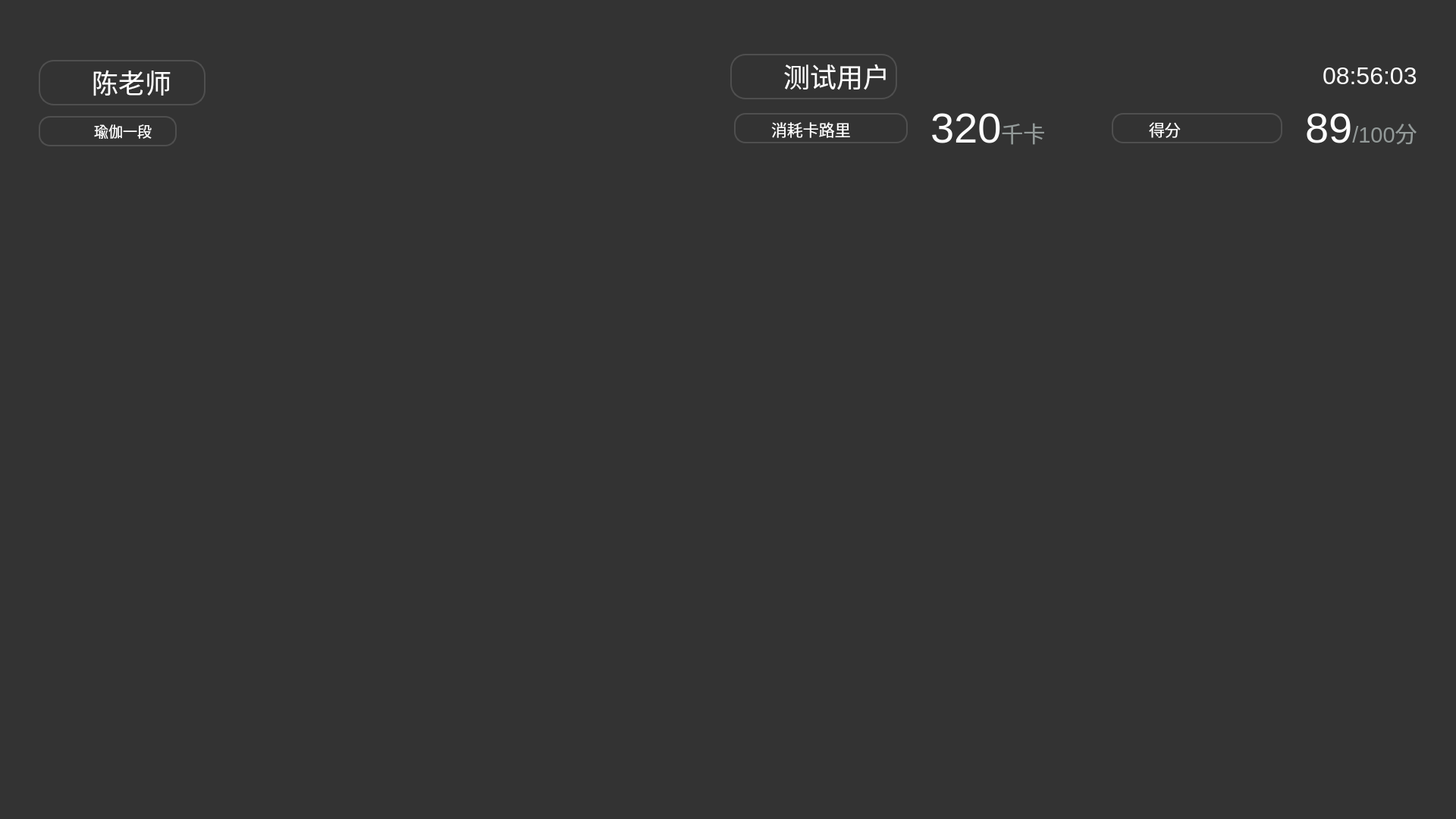
<?xml version="1.0" encoding="UTF-8"?>
<ui version="4.0">
 <class>Dialog</class>
 <widget class="QDialog" name="Dialog">
  <property name="geometry">
   <rect>
    <x>0</x>
    <y>0</y>
    <width>1920</width>
    <height>1080</height>
   </rect>
  </property>
  <property name="sizePolicy">
   <sizepolicy hsizetype="Expanding" vsizetype="Expanding">
    <horstretch>0</horstretch>
    <verstretch>0</verstretch>
   </sizepolicy>
  </property>
  <property name="windowTitle">
   <string>Dialog</string>
  </property>
  <property name="styleSheet">
   <string notr="true">background-color: rgb(51, 51, 51);</string>
  </property>
  <layout class="QGridLayout" name="gridLayout_2" rowstretch="1,6">
   <property name="sizeConstraint">
    <enum>QLayout::SetDefaultConstraint</enum>
   </property>
   <item row="0" column="0">
    <layout class="QVBoxLayout" name="verticalLayout">
     <item>
      <layout class="QHBoxLayout" name="horizontalLayout_3">
       <property name="spacing">
        <number>0</number>
       </property>
       <property name="leftMargin">
        <number>40</number>
       </property>
       <property name="topMargin">
        <number>60</number>
       </property>
       <item>
        <widget class="QWidget" name="widget" native="true">
         <property name="minimumSize">
          <size>
           <width>220</width>
           <height>60</height>
          </size>
         </property>
         <property name="maximumSize">
          <size>
           <width>220</width>
           <height>60</height>
          </size>
         </property>
         <property name="styleSheet">
          <string notr="true">border:2px solid;
border-radius:20%;
border-color:#4f4f4f</string>
         </property>
         <layout class="QHBoxLayout" name="horizontalLayout_11">
          <property name="spacing">
           <number>15</number>
          </property>
          <property name="leftMargin">
           <number>5</number>
          </property>
          <property name="topMargin">
           <number>0</number>
          </property>
          <property name="rightMargin">
           <number>0</number>
          </property>
          <property name="bottomMargin">
           <number>0</number>
          </property>
          <item>
           <widget class="QLabel" name="tech_icon">
            <property name="minimumSize">
             <size>
              <width>50</width>
              <height>50</height>
             </size>
            </property>
            <property name="maximumSize">
             <size>
              <width>50</width>
              <height>50</height>
             </size>
            </property>
            <property name="baseSize">
             <size>
              <width>60</width>
              <height>60</height>
             </size>
            </property>
            <property name="styleSheet">
             <string notr="true">border-image: url(:/img/AR教学视频v1.0/assets/finish_icon_score.png.png);
border:NONE
</string>
            </property>
            <property name="text">
             <string/>
            </property>
           </widget>
          </item>
          <item alignment="Qt::AlignLeft">
           <widget class="QLabel" name="tech_name">
            <property name="minimumSize">
             <size>
              <width>120</width>
              <height>55</height>
             </size>
            </property>
            <property name="maximumSize">
             <size>
              <width>120</width>
              <height>55</height>
             </size>
            </property>
            <property name="styleSheet">
             <string notr="true">border:NONE
</string>
            </property>
            <property name="text">
             <string>&lt;html&gt;&lt;head/&gt;&lt;body&gt;&lt;p&gt;&lt;span style=&quot; font-size:26pt; color:#ffffff;&quot;&gt;陈老师&lt;/span&gt;&lt;/p&gt;&lt;/body&gt;&lt;/html&gt;</string>
            </property>
            <property name="textFormat">
             <enum>Qt::RichText</enum>
            </property>
            <property name="alignment">
             <set>Qt::AlignLeading|Qt::AlignLeft|Qt::AlignVCenter</set>
            </property>
            <property name="margin">
             <number>5</number>
            </property>
           </widget>
          </item>
         </layout>
        </widget>
       </item>
       <item>
        <spacer name="horizontalSpacer">
         <property name="orientation">
          <enum>Qt::Horizontal</enum>
         </property>
         <property name="sizeType">
          <enum>QSizePolicy::Expanding</enum>
         </property>
         <property name="sizeHint" stdset="0">
          <size>
           <width>5</width>
           <height>10</height>
          </size>
         </property>
        </spacer>
       </item>
      </layout>
     </item>
     <item>
      <layout class="QHBoxLayout" name="horizontalLayout_4">
       <property name="leftMargin">
        <number>40</number>
       </property>
       <property name="topMargin">
        <number>0</number>
       </property>
       <property name="bottomMargin">
        <number>0</number>
       </property>
       <item>
        <widget class="QWidget" name="widget_2" native="true">
         <property name="minimumSize">
          <size>
           <width>182</width>
           <height>40</height>
          </size>
         </property>
         <property name="maximumSize">
          <size>
           <width>182</width>
           <height>40</height>
          </size>
         </property>
         <property name="styleSheet">
          <string notr="true">border:2px solid;
border-radius:15px;
border-color:#4f4f4f;</string>
         </property>
         <layout class="QHBoxLayout" name="horizontalLayout_12">
          <property name="spacing">
           <number>15</number>
          </property>
          <property name="leftMargin">
           <number>10</number>
          </property>
          <property name="topMargin">
           <number>0</number>
          </property>
          <property name="rightMargin">
           <number>0</number>
          </property>
          <property name="bottomMargin">
           <number>0</number>
          </property>
          <item>
           <widget class="QLabel" name="course_icon">
            <property name="minimumSize">
             <size>
              <width>30</width>
              <height>30</height>
             </size>
            </property>
            <property name="maximumSize">
             <size>
              <width>30</width>
              <height>30</height>
             </size>
            </property>
            <property name="styleSheet">
             <string notr="true">image: url(:/img/AR教学视频v1.0/assets/play page_Yoga.png.png);
border:NONE;
</string>
            </property>
            <property name="text">
             <string/>
            </property>
           </widget>
          </item>
          <item>
           <widget class="QLabel" name="course_name">
            <property name="minimumSize">
             <size>
              <width>100</width>
              <height>30</height>
             </size>
            </property>
            <property name="maximumSize">
             <size>
              <width>100</width>
              <height>30</height>
             </size>
            </property>
            <property name="styleSheet">
             <string notr="true">border:NONE;</string>
            </property>
            <property name="text">
             <string>&lt;html&gt;&lt;head/&gt;&lt;body&gt;&lt;p&gt;&lt;span style=&quot; font-size:14pt; color:#fff;&quot;&gt;瑜伽一段&lt;/span&gt;&lt;/p&gt;&lt;/body&gt;&lt;/html&gt;</string>
            </property>
            <property name="alignment">
             <set>Qt::AlignLeading|Qt::AlignLeft|Qt::AlignVCenter</set>
            </property>
           </widget>
          </item>
         </layout>
        </widget>
       </item>
       <item>
        <spacer name="horizontalSpacer_2">
         <property name="orientation">
          <enum>Qt::Horizontal</enum>
         </property>
         <property name="sizeType">
          <enum>QSizePolicy::Expanding</enum>
         </property>
         <property name="sizeHint" stdset="0">
          <size>
           <width>0</width>
           <height>10</height>
          </size>
         </property>
        </spacer>
       </item>
      </layout>
     </item>
    </layout>
   </item>
   <item row="0" column="1">
    <layout class="QGridLayout" name="gridLayout">
     <item row="0" column="1">
      <layout class="QHBoxLayout" name="horizontalLayout_10">
       <property name="topMargin">
        <number>60</number>
       </property>
       <property name="rightMargin">
        <number>40</number>
       </property>
       <item alignment="Qt::AlignRight">
        <widget class="QLabel" name="time">
         <property name="text">
          <string>&lt;html&gt;&lt;head/&gt;&lt;body&gt;&lt;p&gt;&lt;span style=&quot; font-size:24pt; color:#ffffff;&quot;&gt;08:56:03&lt;/span&gt;&lt;/p&gt;&lt;/body&gt;&lt;/html&gt;</string>
         </property>
        </widget>
       </item>
      </layout>
     </item>
     <item row="1" column="0">
      <layout class="QHBoxLayout" name="horizontalLayout_7">
       <property name="spacing">
        <number>30</number>
       </property>
       <property name="leftMargin">
        <number>5</number>
       </property>
       <property name="bottomMargin">
        <number>0</number>
       </property>
       <item>
        <widget class="QWidget" name="widget_4" native="true">
         <property name="minimumSize">
          <size>
           <width>240</width>
           <height>40</height>
          </size>
         </property>
         <property name="maximumSize">
          <size>
           <width>240</width>
           <height>40</height>
          </size>
         </property>
         <property name="styleSheet">
          <string notr="true">border:2px solid;
border-radius:15px;
border-color:#4f4f4f;</string>
         </property>
         <layout class="QHBoxLayout" name="horizontalLayout_14">
          <property name="spacing">
           <number>10</number>
          </property>
          <property name="sizeConstraint">
           <enum>QLayout::SetMinimumSize</enum>
          </property>
          <property name="leftMargin">
           <number>9</number>
          </property>
          <property name="topMargin">
           <number>0</number>
          </property>
          <property name="rightMargin">
           <number>0</number>
          </property>
          <property name="bottomMargin">
           <number>0</number>
          </property>
          <item>
           <widget class="QLabel" name="cal_icon">
            <property name="minimumSize">
             <size>
              <width>30</width>
              <height>30</height>
             </size>
            </property>
            <property name="maximumSize">
             <size>
              <width>30</width>
              <height>30</height>
             </size>
            </property>
            <property name="statusTip">
             <string notr="true"/>
            </property>
            <property name="styleSheet">
             <string notr="true">image: url(:/img/AR教学视频v1.0/assets/finish_icon_calories.png.png);
border:NONE;
</string>
            </property>
            <property name="lineWidth">
             <number>0</number>
            </property>
            <property name="midLineWidth">
             <number>0</number>
            </property>
            <property name="text">
             <string/>
            </property>
            <property name="alignment">
             <set>Qt::AlignCenter</set>
            </property>
            <property name="wordWrap">
             <bool>false</bool>
            </property>
            <property name="margin">
             <number>5</number>
            </property>
           </widget>
          </item>
          <item alignment="Qt::AlignLeft">
           <widget class="QLabel" name="label_11">
            <property name="minimumSize">
             <size>
              <width>150</width>
              <height>30</height>
             </size>
            </property>
            <property name="maximumSize">
             <size>
              <width>150</width>
              <height>30</height>
             </size>
            </property>
            <property name="styleSheet">
             <string notr="true">border:NONE;</string>
            </property>
            <property name="text">
             <string>&lt;html&gt;&lt;head/&gt;&lt;body&gt;&lt;p&gt;&lt;span style=&quot; font-size:16pt; color:#ffffff;&quot;&gt;消耗卡路里&lt;/span&gt;&lt;/p&gt;&lt;/body&gt;&lt;/html&gt;</string>
            </property>
            <property name="alignment">
             <set>Qt::AlignLeading|Qt::AlignLeft|Qt::AlignVCenter</set>
            </property>
           </widget>
          </item>
         </layout>
        </widget>
       </item>
       <item>
        <widget class="QLabel" name="cal_num">
         <property name="text">
          <string>&lt;html&gt;&lt;head/&gt;&lt;body&gt;&lt;p&gt;&lt;span style=&quot; font-size:42pt; color:#fff;&quot;&gt;320&lt;/span&gt;&lt;span style=&quot; font-size:22pt; color:#939a99;&quot;&gt;千卡&lt;/span&gt;&lt;/p&gt;&lt;/body&gt;&lt;/html&gt;</string>
         </property>
        </widget>
       </item>
      </layout>
     </item>
     <item row="0" column="0">
      <layout class="QHBoxLayout" name="horizontalLayout_5">
       <property name="spacing">
        <number>0</number>
       </property>
       <property name="leftMargin">
        <number>0</number>
       </property>
       <property name="topMargin">
        <number>60</number>
       </property>
       <item>
        <widget class="QWidget" name="widget_3" native="true">
         <property name="minimumSize">
          <size>
           <width>220</width>
           <height>60</height>
          </size>
         </property>
         <property name="maximumSize">
          <size>
           <width>220</width>
           <height>60</height>
          </size>
         </property>
         <property name="styleSheet">
          <string notr="true">border:2px solid;
border-radius:20%;
border-color:#4f4f4f</string>
         </property>
         <layout class="QHBoxLayout" name="horizontalLayout_13">
          <property name="spacing">
           <number>15</number>
          </property>
          <property name="leftMargin">
           <number>5</number>
          </property>
          <property name="topMargin">
           <number>0</number>
          </property>
          <property name="rightMargin">
           <number>0</number>
          </property>
          <property name="bottomMargin">
           <number>0</number>
          </property>
          <item>
           <widget class="QLabel" name="user_icon">
            <property name="minimumSize">
             <size>
              <width>50</width>
              <height>50</height>
             </size>
            </property>
            <property name="maximumSize">
             <size>
              <width>50</width>
              <height>50</height>
             </size>
            </property>
            <property name="baseSize">
             <size>
              <width>60</width>
              <height>60</height>
             </size>
            </property>
            <property name="styleSheet">
             <string notr="true">border-image: url(:/img/AR教学视频v1.0/res/user_icon.jpg);
border:NONE;</string>
            </property>
            <property name="text">
             <string/>
            </property>
           </widget>
          </item>
          <item alignment="Qt::AlignLeft|Qt::AlignVCenter">
           <widget class="QLabel" name="user_name">
            <property name="minimumSize">
             <size>
              <width>120</width>
              <height>55</height>
             </size>
            </property>
            <property name="maximumSize">
             <size>
              <width>145</width>
              <height>55</height>
             </size>
            </property>
            <property name="styleSheet">
             <string notr="true">border:NONE
</string>
            </property>
            <property name="text">
             <string>&lt;html&gt;&lt;head/&gt;&lt;body&gt;&lt;p&gt;&lt;span style=&quot; font-family:'PingFang SC'; font-size:26pt; color:#ffffff;&quot;&gt;测试用户&lt;/span&gt;&lt;/p&gt;&lt;/body&gt;&lt;/html&gt;</string>
            </property>
            <property name="textFormat">
             <enum>Qt::RichText</enum>
            </property>
            <property name="alignment">
             <set>Qt::AlignLeading|Qt::AlignLeft|Qt::AlignVCenter</set>
            </property>
            <property name="margin">
             <number>5</number>
            </property>
           </widget>
          </item>
         </layout>
        </widget>
       </item>
       <item>
        <spacer name="horizontalSpacer_3">
         <property name="orientation">
          <enum>Qt::Horizontal</enum>
         </property>
         <property name="sizeType">
          <enum>QSizePolicy::Expanding</enum>
         </property>
         <property name="sizeHint" stdset="0">
          <size>
           <width>5</width>
           <height>5</height>
          </size>
         </property>
        </spacer>
       </item>
      </layout>
     </item>
     <item row="1" column="1">
      <layout class="QHBoxLayout" name="horizontalLayout_8">
       <property name="spacing">
        <number>30</number>
       </property>
       <property name="leftMargin">
        <number>5</number>
       </property>
       <property name="rightMargin">
        <number>40</number>
       </property>
       <property name="bottomMargin">
        <number>0</number>
       </property>
       <item alignment="Qt::AlignLeft">
        <widget class="QWidget" name="widget_5" native="true">
         <property name="sizePolicy">
          <sizepolicy hsizetype="Preferred" vsizetype="Preferred">
           <horstretch>0</horstretch>
           <verstretch>0</verstretch>
          </sizepolicy>
         </property>
         <property name="minimumSize">
          <size>
           <width>225</width>
           <height>40</height>
          </size>
         </property>
         <property name="maximumSize">
          <size>
           <width>225</width>
           <height>40</height>
          </size>
         </property>
         <property name="styleSheet">
          <string notr="true">border:2px solid;
border-radius:15px;
border-color:#4f4f4f;</string>
         </property>
         <layout class="QHBoxLayout" name="horizontalLayout_15">
          <property name="spacing">
           <number>10</number>
          </property>
          <property name="sizeConstraint">
           <enum>QLayout::SetNoConstraint</enum>
          </property>
          <property name="leftMargin">
           <number>9</number>
          </property>
          <property name="topMargin">
           <number>0</number>
          </property>
          <property name="rightMargin">
           <number>0</number>
          </property>
          <property name="bottomMargin">
           <number>0</number>
          </property>
          <item>
           <widget class="QLabel" name="label_16">
            <property name="minimumSize">
             <size>
              <width>30</width>
              <height>30</height>
             </size>
            </property>
            <property name="maximumSize">
             <size>
              <width>30</width>
              <height>30</height>
             </size>
            </property>
            <property name="styleSheet">
             <string notr="true">image: url(:/img/AR教学视频v1.0/assets/finish_icon_score.png.png);
border:NONE;
</string>
            </property>
            <property name="text">
             <string/>
            </property>
            <property name="margin">
             <number>5</number>
            </property>
           </widget>
          </item>
          <item alignment="Qt::AlignLeft">
           <widget class="QLabel" name="label_17">
            <property name="minimumSize">
             <size>
              <width>150</width>
              <height>30</height>
             </size>
            </property>
            <property name="maximumSize">
             <size>
              <width>150</width>
              <height>30</height>
             </size>
            </property>
            <property name="styleSheet">
             <string notr="true">border:NONE;</string>
            </property>
            <property name="text">
             <string>&lt;html&gt;&lt;head/&gt;&lt;body&gt;&lt;p&gt;&lt;span style=&quot; font-size:16pt; color:#ffffff;&quot;&gt;得分&lt;/span&gt;&lt;/p&gt;&lt;/body&gt;&lt;/html&gt;</string>
            </property>
            <property name="alignment">
             <set>Qt::AlignLeading|Qt::AlignLeft|Qt::AlignVCenter</set>
            </property>
           </widget>
          </item>
         </layout>
        </widget>
       </item>
       <item>
        <widget class="QLabel" name="goal_num">
         <property name="text">
          <string>&lt;html&gt;&lt;head/&gt;&lt;body&gt;&lt;p&gt;&lt;span style=&quot; font-size:42pt; color:#fff;&quot;&gt;89&lt;/span&gt;&lt;span style=&quot; font-size:22pt; color:#939a99;&quot;&gt;/100分&lt;/span&gt;&lt;/p&gt;&lt;/body&gt;&lt;/html&gt;</string>
         </property>
        </widget>
       </item>
      </layout>
     </item>
    </layout>
   </item>
   <item row="1" column="0" colspan="2">
    <layout class="QHBoxLayout" name="horizontalLayout_2">
     <property name="sizeConstraint">
      <enum>QLayout::SetFixedSize</enum>
     </property>
    </layout>
   </item>
  </layout>
 </widget>
 <resources>
  <include location="res.qrc"/>
 </resources>
 <connections/>
</ui>
